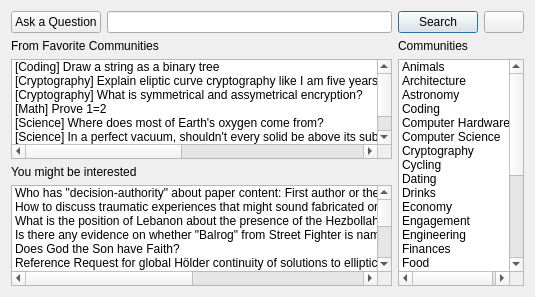
<?xml version="1.0" encoding="UTF-8"?>
<ui version="4.0">
 <class>SecDialog</class>
 <widget class="QDialog" name="SecDialog">
  <property name="geometry">
   <rect>
    <x>0</x>
    <y>0</y>
    <width>535</width>
    <height>297</height>
   </rect>
  </property>
  <property name="windowTitle">
   <string>Main Window</string>
  </property>
  <layout class="QVBoxLayout" name="verticalLayout">
   <item>
    <layout class="QGridLayout" name="gridLayout">
     <item row="0" column="4">
      <widget class="QPushButton" name="pushButton_3">
       <property name="sizePolicy">
        <sizepolicy hsizetype="Maximum" vsizetype="Preferred">
         <horstretch>0</horstretch>
         <verstretch>0</verstretch>
        </sizepolicy>
       </property>
       <property name="text">
        <string>Search</string>
       </property>
      </widget>
     </item>
     <item row="0" column="1" colspan="3">
      <widget class="QLineEdit" name="lineEdit">
       <property name="sizePolicy">
        <sizepolicy hsizetype="Minimum" vsizetype="Preferred">
         <horstretch>0</horstretch>
         <verstretch>0</verstretch>
        </sizepolicy>
       </property>
      </widget>
     </item>
     <item row="2" column="4" rowspan="3" colspan="2">
      <widget class="QListWidget" name="listWidget_2">
       <property name="sizePolicy">
        <sizepolicy hsizetype="Preferred" vsizetype="Expanding">
         <horstretch>0</horstretch>
         <verstretch>0</verstretch>
        </sizepolicy>
       </property>
       <item>
        <property name="text">
         <string>Animals</string>
        </property>
       </item>
       <item>
        <property name="text">
         <string>Architecture</string>
        </property>
       </item>
       <item>
        <property name="text">
         <string>Astronomy</string>
        </property>
       </item>
       <item>
        <property name="text">
         <string>Coding</string>
        </property>
       </item>
       <item>
        <property name="text">
         <string>Computer Hardware</string>
        </property>
       </item>
       <item>
        <property name="text">
         <string>Computer Science</string>
        </property>
       </item>
       <item>
        <property name="text">
         <string>Cryptography</string>
        </property>
       </item>
       <item>
        <property name="text">
         <string>Cycling</string>
        </property>
       </item>
       <item>
        <property name="text">
         <string>Dating</string>
        </property>
       </item>
       <item>
        <property name="text">
         <string>Drinks</string>
        </property>
       </item>
       <item>
        <property name="text">
         <string>Economy</string>
        </property>
       </item>
       <item>
        <property name="text">
         <string>Engagement</string>
        </property>
       </item>
       <item>
        <property name="text">
         <string>Engineering</string>
        </property>
       </item>
       <item>
        <property name="text">
         <string>Finances</string>
        </property>
       </item>
       <item>
        <property name="text">
         <string>Food</string>
        </property>
       </item>
       <item>
        <property name="text">
         <string>Furniture</string>
        </property>
       </item>
       <item>
        <property name="text">
         <string>Housing</string>
        </property>
       </item>
       <item>
        <property name="text">
         <string>Jobs</string>
        </property>
       </item>
       <item>
        <property name="text">
         <string>Marriage</string>
        </property>
       </item>
       <item>
        <property name="text">
         <string>Math</string>
        </property>
       </item>
       <item>
        <property name="text">
         <string>Parenting</string>
        </property>
       </item>
       <item>
        <property name="text">
         <string>Technology</string>
        </property>
       </item>
       <item>
        <property name="text">
         <string>Traveling</string>
        </property>
       </item>
       <item>
        <property name="text">
         <string>Politics</string>
        </property>
       </item>
       <item>
        <property name="text">
         <string>Psychology</string>
        </property>
       </item>
       <item>
        <property name="text">
         <string>Religion</string>
        </property>
       </item>
       <item>
        <property name="text">
         <string>Science</string>
        </property>
       </item>
      </widget>
     </item>
     <item row="4" column="0" colspan="4">
      <widget class="QListWidget" name="listWidget">
       <property name="sizePolicy">
        <sizepolicy hsizetype="Minimum" vsizetype="Maximum">
         <horstretch>0</horstretch>
         <verstretch>0</verstretch>
        </sizepolicy>
       </property>
       <item>
        <property name="text">
         <string>Who has &quot;decision-authority&quot; about paper content: First author or the co-author with the higher academic rank?</string>
        </property>
       </item>
       <item>
        <property name="text">
         <string>How to discuss traumatic experiences that might sound fabricated or distorted in graduate school applications</string>
        </property>
       </item>
       <item>
        <property name="text">
         <string>What is the position of Lebanon about the presence of the Hezbollah on its territory?</string>
        </property>
       </item>
       <item>
        <property name="text">
         <string>Is there any evidence on whether &quot;Balrog&quot; from Street Fighter is named after the Balrogs in The Lord of the Rings?</string>
        </property>
       </item>
       <item>
        <property name="text">
         <string>Does God the Son have Faith?</string>
        </property>
       </item>
       <item>
        <property name="text">
         <string>Reference Request for global Hölder continuity of solutions to elliptic PDEs</string>
        </property>
       </item>
       <item>
        <property name="text">
         <string>Draw a string as a binary tree</string>
        </property>
       </item>
       <item>
        <property name="text">
         <string>Disk-sound after mounting</string>
        </property>
       </item>
       <item>
        <property name="text">
         <string>Is it possible to have two normally open circuits and use one switch to close one or the other (never both at once for my purposes)?</string>
        </property>
       </item>
       <item>
        <property name="text">
         <string>Covering directions with rational circles</string>
        </property>
       </item>
       <item>
        <property name="text">
         <string>How do I justify a society where people have two permanent homes: a summer home and a winter home?</string>
        </property>
       </item>
       <item>
        <property name="text">
         <string>Why do communists claim that capitalism began at the Industrial Revolution?</string>
        </property>
       </item>
       <item>
        <property name="text">
         <string>A short series of books in which the main character belongs to a race of beings who can create/reset the universe</string>
        </property>
       </item>
       <item>
        <property name="text">
         <string>Why are sportsmen not desirous to have others of their persuasion move in?</string>
        </property>
       </item>
       <item>
        <property name="text">
         <string>What do the Apollo crew mean by &quot;you're five square&quot;</string>
        </property>
       </item>
       <item>
        <property name="text">
         <string>Prepping basement for drywall; how to deal with electrical wires running across joists?</string>
        </property>
       </item>
       <item>
        <property name="text">
         <string>In a perfect vacuum, shouldn't every solid be above its sublimation point, since its vapor pressure must exceed the atmospheric pressure?</string>
        </property>
       </item>
      </widget>
     </item>
     <item row="0" column="5">
      <widget class="QPushButton" name="pushButton_2">
       <property name="sizePolicy">
        <sizepolicy hsizetype="Maximum" vsizetype="Preferred">
         <horstretch>0</horstretch>
         <verstretch>0</verstretch>
        </sizepolicy>
       </property>
       <property name="text">
        <string/>
       </property>
      </widget>
     </item>
     <item row="2" column="0" colspan="4">
      <widget class="QListWidget" name="listWidget_3">
       <property name="sizePolicy">
        <sizepolicy hsizetype="Preferred" vsizetype="Maximum">
         <horstretch>0</horstretch>
         <verstretch>0</verstretch>
        </sizepolicy>
       </property>
       <item>
        <property name="text">
         <string>[Coding] Draw a string as a binary tree</string>
        </property>
       </item>
       <item>
        <property name="text">
         <string>[Cryptography] Explain eliptic curve cryptography like I am five years old?</string>
        </property>
       </item>
       <item>
        <property name="text">
         <string>[Cryptography] What is symmetrical and assymetrical encryption?</string>
        </property>
       </item>
       <item>
        <property name="text">
         <string>[Math] Prove 1=2</string>
        </property>
       </item>
       <item>
        <property name="text">
         <string>[Science] Where does most of Earth's oxygen come from?</string>
        </property>
       </item>
       <item>
        <property name="text">
         <string>[Science] In a perfect vacuum, shouldn't every solid be above its sublimation point, since its vapor pressure must exceed the atmospheric pressure?</string>
        </property>
       </item>
       <item>
        <property name="text">
         <string>[Politics] Why do communists claim that capitalism began at the Industrial Revolution?</string>
        </property>
       </item>
       <item>
        <property name="text">
         <string>[Religion] Does God the Son have faith?</string>
        </property>
       </item>
      </widget>
     </item>
     <item row="0" column="0">
      <widget class="QPushButton" name="pushButton">
       <property name="sizePolicy">
        <sizepolicy hsizetype="Maximum" vsizetype="Preferred">
         <horstretch>0</horstretch>
         <verstretch>0</verstretch>
        </sizepolicy>
       </property>
       <property name="text">
        <string>Ask a Question</string>
       </property>
      </widget>
     </item>
     <item row="1" column="0" colspan="2">
      <widget class="QLabel" name="label_2">
       <property name="text">
        <string>From Favorite Communities</string>
       </property>
      </widget>
     </item>
     <item row="1" column="4" colspan="2">
      <widget class="QLabel" name="label">
       <property name="text">
        <string>Communities</string>
       </property>
      </widget>
     </item>
     <item row="3" column="0" colspan="2">
      <widget class="QLabel" name="label_3">
       <property name="text">
        <string>You might be interested</string>
       </property>
      </widget>
     </item>
    </layout>
   </item>
  </layout>
 </widget>
 <resources/>
 <connections/>
</ui>
